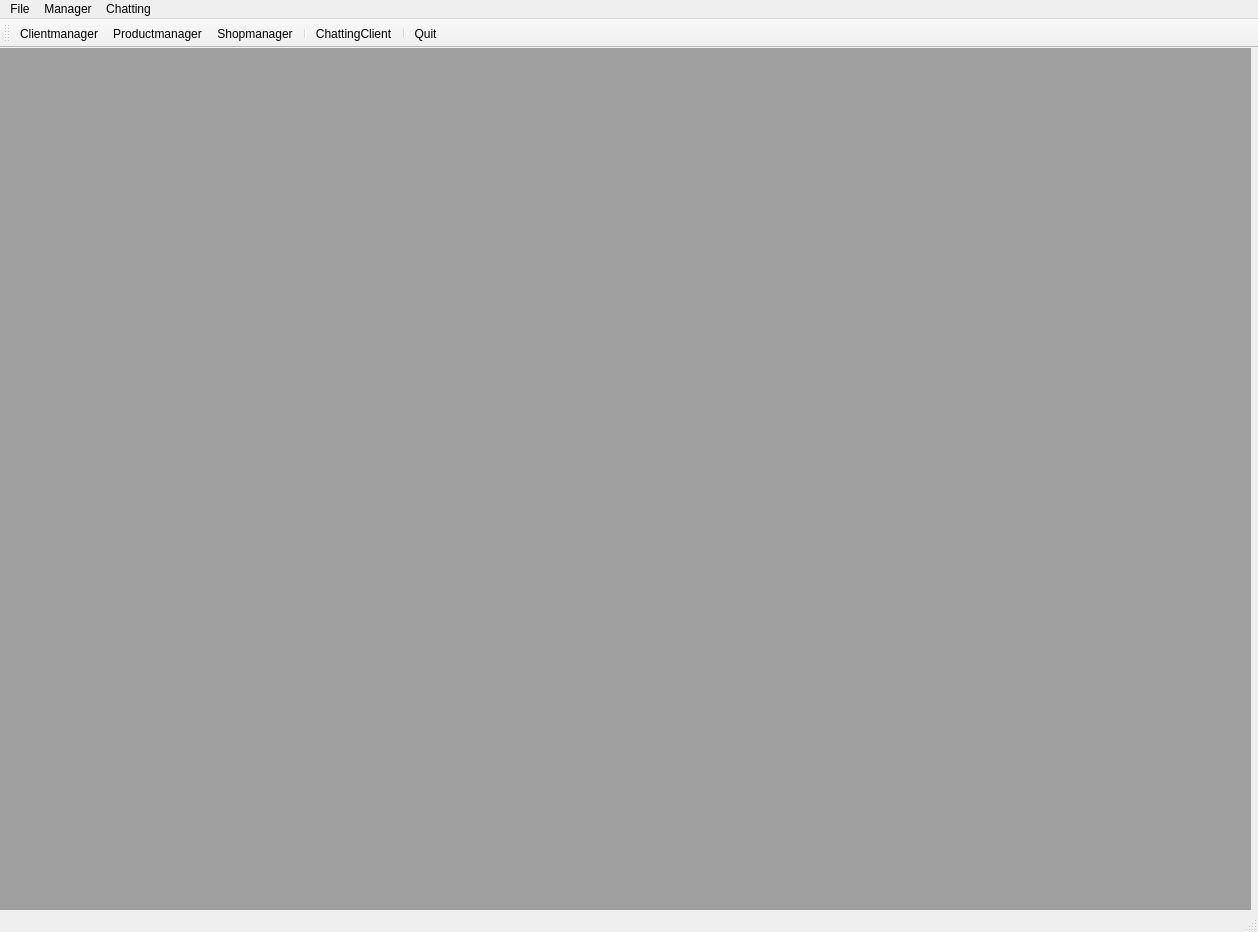
<?xml version="1.0" encoding="UTF-8"?>
<ui version="4.0">
 <class>MainWindow</class>
 <widget class="QMainWindow" name="MainWindow">
  <property name="geometry">
   <rect>
    <x>0</x>
    <y>0</y>
    <width>1258</width>
    <height>932</height>
   </rect>
  </property>
  <property name="windowTitle">
   <string>MainWindow</string>
  </property>
  <widget class="QWidget" name="centralwidget">
   <widget class="QMdiArea" name="mdiArea">
    <property name="geometry">
     <rect>
      <x>0</x>
      <y>0</y>
      <width>1251</width>
      <height>871</height>
     </rect>
    </property>
   </widget>
  </widget>
  <widget class="QStatusBar" name="statusbar"/>
  <widget class="QToolBar" name="toolBar">
   <property name="windowTitle">
    <string>toolBar</string>
   </property>
   <attribute name="toolBarArea">
    <enum>TopToolBarArea</enum>
   </attribute>
   <attribute name="toolBarBreak">
    <bool>false</bool>
   </attribute>
   <addaction name="actionClientmanager"/>
   <addaction name="actionProductmanager"/>
   <addaction name="actionShopmanager"/>
   <addaction name="separator"/>
   <addaction name="actionChattingClient"/>
   <addaction name="separator"/>
   <addaction name="actionQuit"/>
  </widget>
  <widget class="QMenuBar" name="menubar">
   <property name="geometry">
    <rect>
     <x>0</x>
     <y>0</y>
     <width>1258</width>
     <height>17</height>
    </rect>
   </property>
   <widget class="QMenu" name="menuFile">
    <property name="title">
     <string>File</string>
    </property>
    <addaction name="actionQuit"/>
   </widget>
   <widget class="QMenu" name="menuManage">
    <property name="title">
     <string>Manager</string>
    </property>
    <addaction name="actionClientmanager"/>
    <addaction name="actionProductmanager"/>
    <addaction name="actionShopmanager"/>
   </widget>
   <widget class="QMenu" name="menuChatting">
    <property name="title">
     <string>Chatting</string>
    </property>
    <addaction name="actionChattingClient"/>
   </widget>
   <addaction name="menuFile"/>
   <addaction name="menuManage"/>
   <addaction name="menuChatting"/>
  </widget>
  <action name="actionQuit">
   <property name="icon">
    <iconset>
     <normaloff>../build-CSApp-Desktop_Qt_6_3_2_MSVC2019_64bit-Debug/Quit.png</normaloff>../build-CSApp-Desktop_Qt_6_3_2_MSVC2019_64bit-Debug/Quit.png</iconset>
   </property>
   <property name="text">
    <string>Quit</string>
   </property>
  </action>
  <action name="actionChattingClient">
   <property name="icon">
    <iconset>
     <normaloff>../build-CSApp-Desktop_Qt_6_3_2_MSVC2019_64bit-Debug/Chattingclient.png</normaloff>../build-CSApp-Desktop_Qt_6_3_2_MSVC2019_64bit-Debug/Chattingclient.png</iconset>
   </property>
   <property name="text">
    <string>ChattingClient</string>
   </property>
  </action>
  <action name="actionClientmanager">
   <property name="icon">
    <iconset>
     <normaloff>../build-CSApp-Desktop_Qt_6_3_2_MSVC2019_64bit-Debug/Client.png</normaloff>../build-CSApp-Desktop_Qt_6_3_2_MSVC2019_64bit-Debug/Client.png</iconset>
   </property>
   <property name="text">
    <string>Clientmanager</string>
   </property>
  </action>
  <action name="actionProductmanager">
   <property name="icon">
    <iconset>
     <normaloff>../build-CSApp-Desktop_Qt_6_3_2_MSVC2019_64bit-Debug/Product.png</normaloff>../build-CSApp-Desktop_Qt_6_3_2_MSVC2019_64bit-Debug/Product.png</iconset>
   </property>
   <property name="text">
    <string>Productmanager</string>
   </property>
  </action>
  <action name="actionShopmanager">
   <property name="icon">
    <iconset>
     <normaloff>../build-CSApp-Desktop_Qt_6_3_2_MSVC2019_64bit-Debug/Shop.png</normaloff>../build-CSApp-Desktop_Qt_6_3_2_MSVC2019_64bit-Debug/Shop.png</iconset>
   </property>
   <property name="text">
    <string>Shopmanager</string>
   </property>
  </action>
 </widget>
 <resources/>
 <connections>
  <connection>
   <sender>actionQuit</sender>
   <signal>triggered()</signal>
   <receiver>MainWindow</receiver>
   <slot>close()</slot>
   <hints>
    <hint type="sourcelabel">
     <x>-1</x>
     <y>-1</y>
    </hint>
    <hint type="destinationlabel">
     <x>628</x>
     <y>465</y>
    </hint>
   </hints>
  </connection>
 </connections>
</ui>
